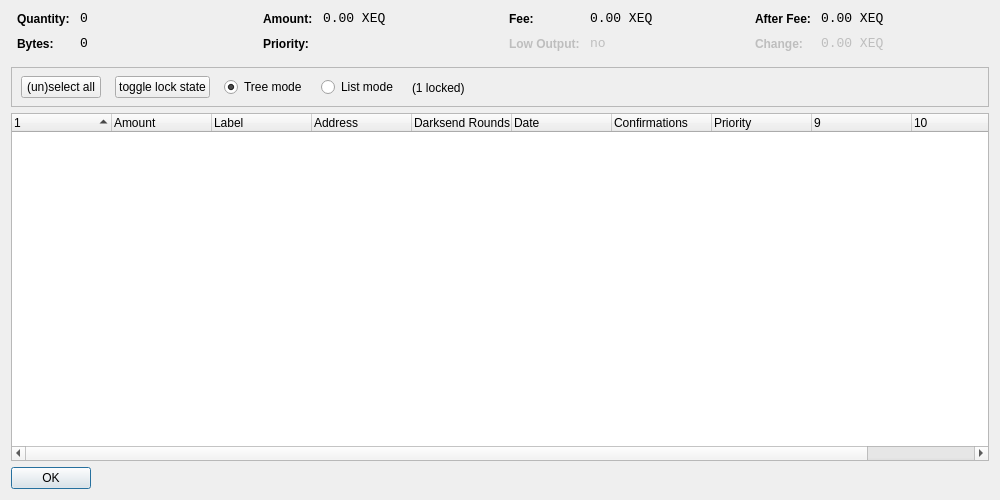
<?xml version="1.0" encoding="UTF-8"?>
<ui version="4.0">
 <class>CoinControlDialog</class>
 <widget class="QDialog" name="CoinControlDialog">
  <property name="geometry">
   <rect>
    <x>0</x>
    <y>0</y>
    <width>1000</width>
    <height>500</height>
   </rect>
  </property>
  <property name="windowTitle">
   <string>Coin Control</string>
  </property>
  <layout class="QVBoxLayout" name="verticalLayout">
   <item>
    <layout class="QHBoxLayout" name="horizontalLayoutTop" stretch="0,0,0,0">
     <property name="topMargin">
      <number>0</number>
     </property>
     <property name="bottomMargin">
      <number>10</number>
     </property>
     <item>
      <layout class="QFormLayout" name="formLayoutCoinControl1">
       <property name="horizontalSpacing">
        <number>10</number>
       </property>
       <property name="verticalSpacing">
        <number>10</number>
       </property>
       <property name="leftMargin">
        <number>6</number>
       </property>
       <property name="rightMargin">
        <number>6</number>
       </property>
       <item row="0" column="0">
        <widget class="QLabel" name="labelCoinControlQuantityText">
         <property name="styleSheet">
          <string notr="true">font-weight:bold;</string>
         </property>
         <property name="text">
          <string>Quantity:</string>
         </property>
        </widget>
       </item>
       <item row="0" column="1">
        <widget class="QLabel" name="labelCoinControlQuantity">
         <property name="font">
          <font>
           <family>Monospace</family>
           <pointsize>10</pointsize>
          </font>
         </property>
         <property name="cursor">
          <cursorShape>IBeamCursor</cursorShape>
         </property>
         <property name="contextMenuPolicy">
          <enum>Qt::ActionsContextMenu</enum>
         </property>
         <property name="text">
          <string notr="true">0</string>
         </property>
         <property name="textInteractionFlags">
          <set>Qt::LinksAccessibleByMouse|Qt::TextSelectableByKeyboard|Qt::TextSelectableByMouse</set>
         </property>
        </widget>
       </item>
       <item row="1" column="0">
        <widget class="QLabel" name="labelCoinControlBytesText">
         <property name="styleSheet">
          <string notr="true">font-weight:bold;</string>
         </property>
         <property name="text">
          <string>Bytes:</string>
         </property>
        </widget>
       </item>
       <item row="1" column="1">
        <widget class="QLabel" name="labelCoinControlBytes">
         <property name="font">
          <font>
           <family>Monospace</family>
           <pointsize>10</pointsize>
          </font>
         </property>
         <property name="cursor">
          <cursorShape>IBeamCursor</cursorShape>
         </property>
         <property name="contextMenuPolicy">
          <enum>Qt::ActionsContextMenu</enum>
         </property>
         <property name="text">
          <string notr="true">0</string>
         </property>
         <property name="textInteractionFlags">
          <set>Qt::LinksAccessibleByMouse|Qt::TextSelectableByKeyboard|Qt::TextSelectableByMouse</set>
         </property>
        </widget>
       </item>
      </layout>
     </item>
     <item>
      <layout class="QFormLayout" name="formLayoutCoinControl2">
       <property name="horizontalSpacing">
        <number>10</number>
       </property>
       <property name="verticalSpacing">
        <number>10</number>
       </property>
       <property name="leftMargin">
        <number>6</number>
       </property>
       <property name="rightMargin">
        <number>6</number>
       </property>
       <item row="0" column="0">
        <widget class="QLabel" name="labelCoinControlAmountText">
         <property name="styleSheet">
          <string notr="true">font-weight:bold;</string>
         </property>
         <property name="text">
          <string>Amount:</string>
         </property>
        </widget>
       </item>
       <item row="0" column="1">
        <widget class="QLabel" name="labelCoinControlAmount">
         <property name="font">
          <font>
           <family>Monospace</family>
           <pointsize>10</pointsize>
          </font>
         </property>
         <property name="cursor">
          <cursorShape>IBeamCursor</cursorShape>
         </property>
         <property name="contextMenuPolicy">
          <enum>Qt::ActionsContextMenu</enum>
         </property>
         <property name="text">
          <string notr="true">0.00 XEQ</string>
         </property>
         <property name="textInteractionFlags">
          <set>Qt::LinksAccessibleByMouse|Qt::TextSelectableByKeyboard|Qt::TextSelectableByMouse</set>
         </property>
        </widget>
       </item>
       <item row="1" column="0">
        <widget class="QLabel" name="labelCoinControlPriorityText">
         <property name="styleSheet">
          <string notr="true">font-weight:bold;</string>
         </property>
         <property name="text">
          <string>Priority:</string>
         </property>
        </widget>
       </item>
       <item row="1" column="1">
        <widget class="QLabel" name="labelCoinControlPriority">
         <property name="font">
          <font>
           <family>Monospace</family>
           <pointsize>10</pointsize>
          </font>
         </property>
         <property name="cursor">
          <cursorShape>IBeamCursor</cursorShape>
         </property>
         <property name="contextMenuPolicy">
          <enum>Qt::ActionsContextMenu</enum>
         </property>
         <property name="text">
          <string/>
         </property>
         <property name="textInteractionFlags">
          <set>Qt::LinksAccessibleByMouse|Qt::TextSelectableByKeyboard|Qt::TextSelectableByMouse</set>
         </property>
        </widget>
       </item>
      </layout>
     </item>
     <item>
      <layout class="QFormLayout" name="formLayoutCoinControl3">
       <property name="horizontalSpacing">
        <number>10</number>
       </property>
       <property name="verticalSpacing">
        <number>10</number>
       </property>
       <property name="leftMargin">
        <number>6</number>
       </property>
       <property name="rightMargin">
        <number>6</number>
       </property>
       <item row="0" column="0">
        <widget class="QLabel" name="labelCoinControlFeeText">
         <property name="styleSheet">
          <string notr="true">font-weight:bold;</string>
         </property>
         <property name="text">
          <string>Fee:</string>
         </property>
        </widget>
       </item>
       <item row="0" column="1">
        <widget class="QLabel" name="labelCoinControlFee">
         <property name="font">
          <font>
           <family>Monospace</family>
           <pointsize>10</pointsize>
          </font>
         </property>
         <property name="cursor">
          <cursorShape>IBeamCursor</cursorShape>
         </property>
         <property name="contextMenuPolicy">
          <enum>Qt::ActionsContextMenu</enum>
         </property>
         <property name="text">
          <string notr="true">0.00 XEQ</string>
         </property>
         <property name="textInteractionFlags">
          <set>Qt::LinksAccessibleByMouse|Qt::TextSelectableByKeyboard|Qt::TextSelectableByMouse</set>
         </property>
        </widget>
       </item>
       <item row="1" column="0">
        <widget class="QLabel" name="labelCoinControlLowOutputText">
         <property name="enabled">
          <bool>false</bool>
         </property>
         <property name="styleSheet">
          <string notr="true">font-weight:bold;</string>
         </property>
         <property name="text">
          <string>Low Output:</string>
         </property>
        </widget>
       </item>
       <item row="1" column="1">
        <widget class="QLabel" name="labelCoinControlLowOutput">
         <property name="enabled">
          <bool>false</bool>
         </property>
         <property name="font">
          <font>
           <family>Monospace</family>
           <pointsize>10</pointsize>
          </font>
         </property>
         <property name="cursor">
          <cursorShape>IBeamCursor</cursorShape>
         </property>
         <property name="contextMenuPolicy">
          <enum>Qt::ActionsContextMenu</enum>
         </property>
         <property name="text">
          <string notr="true">no</string>
         </property>
         <property name="textInteractionFlags">
          <set>Qt::LinksAccessibleByMouse|Qt::TextSelectableByKeyboard|Qt::TextSelectableByMouse</set>
         </property>
        </widget>
       </item>
      </layout>
     </item>
     <item>
      <layout class="QFormLayout" name="formLayoutCoinControl4">
       <property name="horizontalSpacing">
        <number>10</number>
       </property>
       <property name="verticalSpacing">
        <number>10</number>
       </property>
       <property name="leftMargin">
        <number>6</number>
       </property>
       <property name="rightMargin">
        <number>6</number>
       </property>
       <item row="0" column="0">
        <widget class="QLabel" name="labelCoinControlAfterFeeText">
         <property name="styleSheet">
          <string notr="true">font-weight:bold;</string>
         </property>
         <property name="text">
          <string>After Fee:</string>
         </property>
        </widget>
       </item>
       <item row="0" column="1">
        <widget class="QLabel" name="labelCoinControlAfterFee">
         <property name="font">
          <font>
           <family>Monospace</family>
           <pointsize>10</pointsize>
          </font>
         </property>
         <property name="cursor">
          <cursorShape>IBeamCursor</cursorShape>
         </property>
         <property name="contextMenuPolicy">
          <enum>Qt::ActionsContextMenu</enum>
         </property>
         <property name="text">
          <string notr="true">0.00 XEQ</string>
         </property>
         <property name="textInteractionFlags">
          <set>Qt::LinksAccessibleByMouse|Qt::TextSelectableByKeyboard|Qt::TextSelectableByMouse</set>
         </property>
        </widget>
       </item>
       <item row="1" column="0">
        <widget class="QLabel" name="labelCoinControlChangeText">
         <property name="enabled">
          <bool>false</bool>
         </property>
         <property name="styleSheet">
          <string notr="true">font-weight:bold;</string>
         </property>
         <property name="text">
          <string>Change:</string>
         </property>
        </widget>
       </item>
       <item row="1" column="1">
        <widget class="QLabel" name="labelCoinControlChange">
         <property name="enabled">
          <bool>false</bool>
         </property>
         <property name="font">
          <font>
           <family>Monospace</family>
           <pointsize>10</pointsize>
          </font>
         </property>
         <property name="cursor">
          <cursorShape>IBeamCursor</cursorShape>
         </property>
         <property name="contextMenuPolicy">
          <enum>Qt::ActionsContextMenu</enum>
         </property>
         <property name="text">
          <string notr="true">0.00 XEQ</string>
         </property>
         <property name="textInteractionFlags">
          <set>Qt::LinksAccessibleByMouse|Qt::TextSelectableByKeyboard|Qt::TextSelectableByMouse</set>
         </property>
        </widget>
       </item>
      </layout>
     </item>
    </layout>
   </item>
   <item>
    <widget class="QFrame" name="frame">
     <property name="minimumSize">
      <size>
       <width>0</width>
       <height>40</height>
      </size>
     </property>
     <property name="frameShape">
      <enum>QFrame::StyledPanel</enum>
     </property>
     <property name="frameShadow">
      <enum>QFrame::Sunken</enum>
     </property>
     <widget class="QWidget" name="horizontalLayoutWidget">
      <property name="geometry">
       <rect>
        <x>10</x>
        <y>0</y>
        <width>781</width>
        <height>41</height>
       </rect>
      </property>
      <layout class="QHBoxLayout" name="horizontalLayoutPanel" stretch="0,0,0,0,0">
       <property name="spacing">
        <number>14</number>
       </property>
       <item>
        <widget class="QPushButton" name="pushButtonSelectAll">
         <property name="sizePolicy">
          <sizepolicy hsizetype="Maximum" vsizetype="Fixed">
           <horstretch>0</horstretch>
           <verstretch>0</verstretch>
          </sizepolicy>
         </property>
         <property name="text">
          <string>(un)select all</string>
         </property>
        </widget>
       </item>
        <item>
         <widget class="QPushButton" name="pushButtonToggleLock">
          <property name="sizePolicy">
           <sizepolicy hsizetype="Maximum" vsizetype="Fixed">
            <horstretch>0</horstretch>
            <verstretch>0</verstretch>
           </sizepolicy>
          </property>
          <property name="text">
           <string>toggle lock state</string>
          </property>
          <property name="autoDefault">
           <bool>false</bool>
          </property>
         </widget>
        </item>
       <item>
        <widget class="QRadioButton" name="radioTreeMode">
         <property name="sizePolicy">
          <sizepolicy hsizetype="Maximum" vsizetype="Fixed">
           <horstretch>0</horstretch>
           <verstretch>0</verstretch>
          </sizepolicy>
         </property>
         <property name="text">
          <string>Tree mode</string>
         </property>
         <property name="checked">
          <bool>true</bool>
         </property>
        </widget>
       </item>
       <item>
        <widget class="QRadioButton" name="radioListMode">
         <property name="sizePolicy">
          <sizepolicy hsizetype="Maximum" vsizetype="Fixed">
           <horstretch>0</horstretch>
           <verstretch>0</verstretch>
          </sizepolicy>
         </property>
         <property name="text">
          <string>List mode</string>
         </property>
        </widget>
       </item>
        <item>
         <widget class="QLabel" name="labelLocked">
          <property name="text">
           <string>(1 locked)</string>
          </property>
         </widget>
        </item>
       <item>
        <spacer name="horizontalSpacer">
         <property name="orientation">
          <enum>Qt::Horizontal</enum>
         </property>
         <property name="sizeHint" stdset="0">
          <size>
           <width>40</width>
           <height>20</height>
          </size>
         </property>
        </spacer>
       </item>
      </layout>
     </widget>
    </widget>
   </item>
   <item>
    <widget class="CoinControlTreeWidget" name="treeWidget">
     <property name="contextMenuPolicy">
      <enum>Qt::CustomContextMenu</enum>
     </property>
     <property name="sortingEnabled">
      <bool>false</bool>
     </property>
     <property name="columnCount">
      <number>11</number>
     </property>
     <attribute name="headerShowSortIndicator" stdset="0">
      <bool>true</bool>
     </attribute>
     <attribute name="headerStretchLastSection">
      <bool>false</bool>
     </attribute>
     <column>
      <property name="text">
       <string/>
      </property>
     </column>
     <column>
      <property name="text">
       <string>Amount</string>
      </property>
     </column>
     <column>
      <property name="text">
       <string>Label</string>
      </property>
     </column>
     <column>
      <property name="text">
       <string>Address</string>
      </property>
     </column>
     <column>
      <property name="text">
       <string>Darksend Rounds</string>
      </property>
    </column>
     <column>
      <property name="text">
       <string>Date</string>
      </property>
     </column>
     <column>
      <property name="text">
       <string>Confirmations</string>
      </property>
      <property name="toolTip">
       <string>Confirmed</string>
      </property>
     </column>
     <column>
      <property name="text">
       <string>Priority</string>
      </property>
     </column>
     <column>
      <property name="text">
       <string/>
      </property>
     </column>
     <column>
      <property name="text">
       <string/>
      </property>
     </column>
     <column>
      <property name="text">
       <string/>
      </property>
     </column>
     <column>
      <property name="text">
       <string/>
      </property>
     </column>
    </widget>
   </item>
   <item>
    <widget class="QDialogButtonBox" name="buttonBox">
     <property name="sizePolicy">
      <sizepolicy hsizetype="Maximum" vsizetype="Fixed">
       <horstretch>0</horstretch>
       <verstretch>0</verstretch>
      </sizepolicy>
     </property>
     <property name="orientation">
      <enum>Qt::Horizontal</enum>
     </property>
     <property name="standardButtons">
      <set>QDialogButtonBox::Ok</set>
     </property>
    </widget>
   </item>
  </layout>
 </widget>
 <customwidgets>
  <customwidget>
   <class>CoinControlTreeWidget</class>
   <extends>QTreeWidget</extends>
   <header>coincontroltreewidget.h</header>
  </customwidget>
 </customwidgets>
 <resources/>
 <connections/>
</ui>
